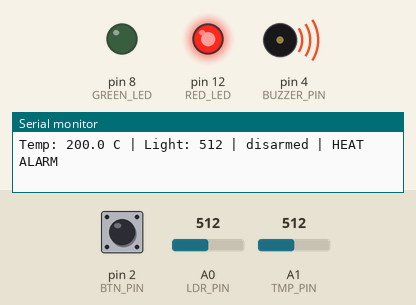
Recording of a sketch running on a simulated Arduino Uno, built with avr-gcc and run on an emulated ATmega328P. Shown: output pins drawn as LEDs (lit = HIGH), buzzer (waves = sounding), the last lines printed to the serial monitor. The test bench sets the inputs (shaded band); at power-on: A1 (TMP_PIN) = 512, pin 2 (BTN_PIN) HIGH, A0 (LDR_PIN) = 512.

Above: at 1.2 s.
1.3 s: A1 (TMP_PIN) set to 190
2.8 s: A1 (TMP_PIN) set to 170
At 4.0 s:
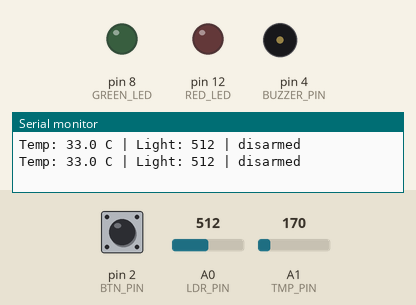
4.3 s: pin 2 (BTN_PIN) pulled LOW for 0.15 s
At 4.7 s:
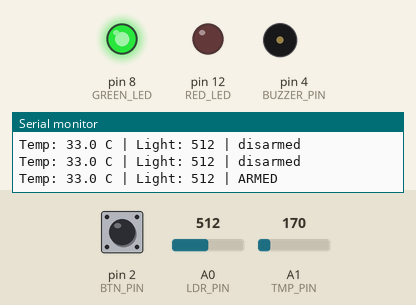
5.9 s: A0 (LDR_PIN) set to 484
At 6.2 s:
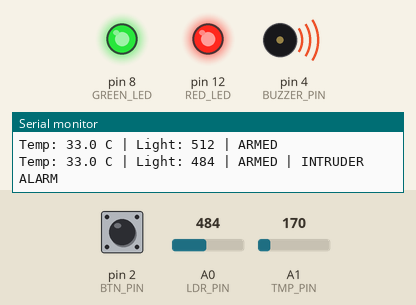
7.4 s: pin 2 (BTN_PIN) pulled LOW for 1 s
At 8.2 s:
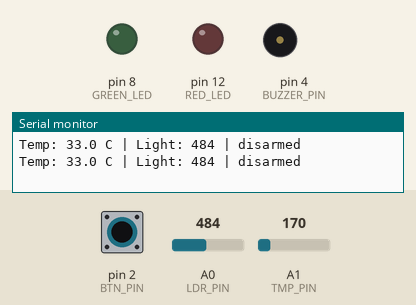
9.9 s: pin 2 (BTN_PIN) pulled LOW for 3.2 s
At 10.4 s:
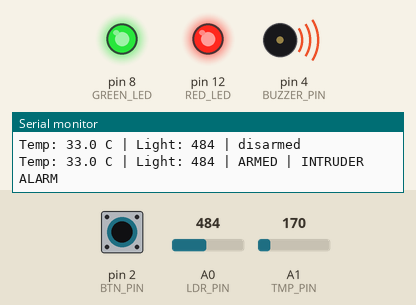
Timing chart, 0 to 15.6 s (numbered marks = the images above; inputs shaded):
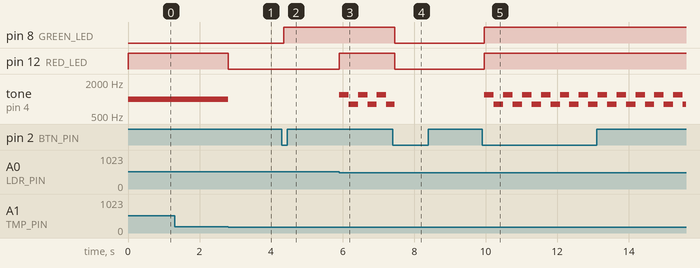

Measured:
- the behaviour switches between 181 and 180 on A1 (TMP_PIN) (found by bisection; images 0 and 1)
- the behaviour switches between 500 and 499 on A0 (LDR_PIN) (found by bisection; images 2 and 3)
- after the input at 2.8 s, pin 12 (RED_LED): HIGH → LOW at once; tone on pin 4 (BUZZER_PIN): 1000 Hz → silent at once
- after the input at 4.3 s, pin 8 (GREEN_LED): LOW → HIGH after 0.06 s
- after the input at 5.9 s, pin 12 (RED_LED): LOW → HIGH at once; tone on pin 4 (BUZZER_PIN): alternates 1200 Hz for 0.26 s and 800 Hz for 0.26 s, starting at once
- after the input at 7.4 s, pin 8 (GREEN_LED), pin 12 (RED_LED): HIGH → LOW after 0.06 s
- after the input at 9.9 s, pin 8 (GREEN_LED), pin 12 (RED_LED): LOW → HIGH after 0.06 s; tone on pin 4 (BUZZER_PIN): alternates 1200 Hz for 0.26 s and 800 Hz for 0.26 s, starting after 0.06 s

The sketch:

Day25_Heat_Intruder_Alarm.ino
```cpp
// Day 25 - Mini Project: Heat & Intruder Alarm
//
// Inputs : TMP36 (A1), LDR + 10k divider (A0), arm/disarm button (pin 2)
// Outputs: buzzer (pin 4), green LED = armed (pin 8), red LED = alarm (pin 12)
//
// Rules:
//  1. HEAT alarm: temperature >= HEAT_ON_C turns it on, and it only clears
//     again below HEAT_OFF_C (hysteresis stops it flickering). Always active.
//  2. INTRUDER alarm: only when ARMED. If the light drops below LIGHT_LIMIT
//     (a shadow or a broken beam) the alarm turns on and stays on.
//  3. Button: toggles armed / disarmed and resets an intruder alarm.

// ---------- Pins ----------
const int LDR_PIN    = A0;
const int TMP_PIN    = A1;
const int BTN_PIN    = 2;
const int BUZZER_PIN = 4;
const int GREEN_LED  = 8;
const int RED_LED    = 12;

// ---------- Limits (chosen by testing) ----------
const float HEAT_ON_C  = 40.0;   // heat alarm on at or above this
const float HEAT_OFF_C = 38.0;   // heat alarm off at or below this
const int LIGHT_LIMIT  = 500;    // light reading below this = intruder
const unsigned long SIREN_MS = 250;   // siren changes tone this often

// ---------- State ----------
bool armed = false;
bool heatAlarm = false;
bool intruderAlarm = false;
bool lastBtn = HIGH;
bool sirenHigh = false;
unsigned long lastSiren = 0;
unsigned long lastPrint = 0;

float readTempC() {
  float voltage = analogRead(TMP_PIN) * 5.0 / 1024.0;
  return (voltage - 0.5) * 100.0;
}

void setup() {
  pinMode(GREEN_LED, OUTPUT);
  pinMode(RED_LED, OUTPUT);
  pinMode(BTN_PIN, INPUT_PULLUP);
  Serial.begin(9600);
}

void loop() {
  // ---------- 1. INPUTS ----------
  float tempC = readTempC();
  int light = analogRead(LDR_PIN);
  bool btn = digitalRead(BTN_PIN);

  // ---------- 2. DECISIONS ----------
  if (lastBtn == HIGH && btn == LOW) {     // one press = one toggle
    armed = !armed;
    intruderAlarm = false;                 // any press resets the intruder alarm
    delay(50);                             // debounce
  }
  lastBtn = btn;

  if (tempC >= HEAT_ON_C) heatAlarm = true;
  else if (tempC <= HEAT_OFF_C) heatAlarm = false;

  if (armed && light < LIGHT_LIMIT) intruderAlarm = true;

  // ---------- 3. OUTPUTS ----------
  digitalWrite(GREEN_LED, armed ? HIGH : LOW);
  digitalWrite(RED_LED, (heatAlarm || intruderAlarm) ? HIGH : LOW);

  if (intruderAlarm) {                     // siren: two tones alternating
    if (millis() - lastSiren >= SIREN_MS) {
      lastSiren = millis();
      sirenHigh = !sirenHigh;
      tone(BUZZER_PIN, sirenHigh ? 1200 : 800);
    }
  } else if (heatAlarm) {
    tone(BUZZER_PIN, 1000);                // steady tone for heat
  } else {
    noTone(BUZZER_PIN);
  }

  // ---------- 4. SERIAL MONITOR ----------
  if (millis() - lastPrint >= 500) {
    lastPrint = millis();
    Serial.print("Temp: ");
    Serial.print(tempC, 1);
    Serial.print(" C | Light: ");
    Serial.print(light);
    Serial.print(" | ");
    Serial.print(armed ? "ARMED" : "disarmed");
    if (heatAlarm) Serial.print(" | HEAT ALARM");
    if (intruderAlarm) Serial.print(" | INTRUDER ALARM");
    Serial.println();
  }
  delay(20);
}
```
